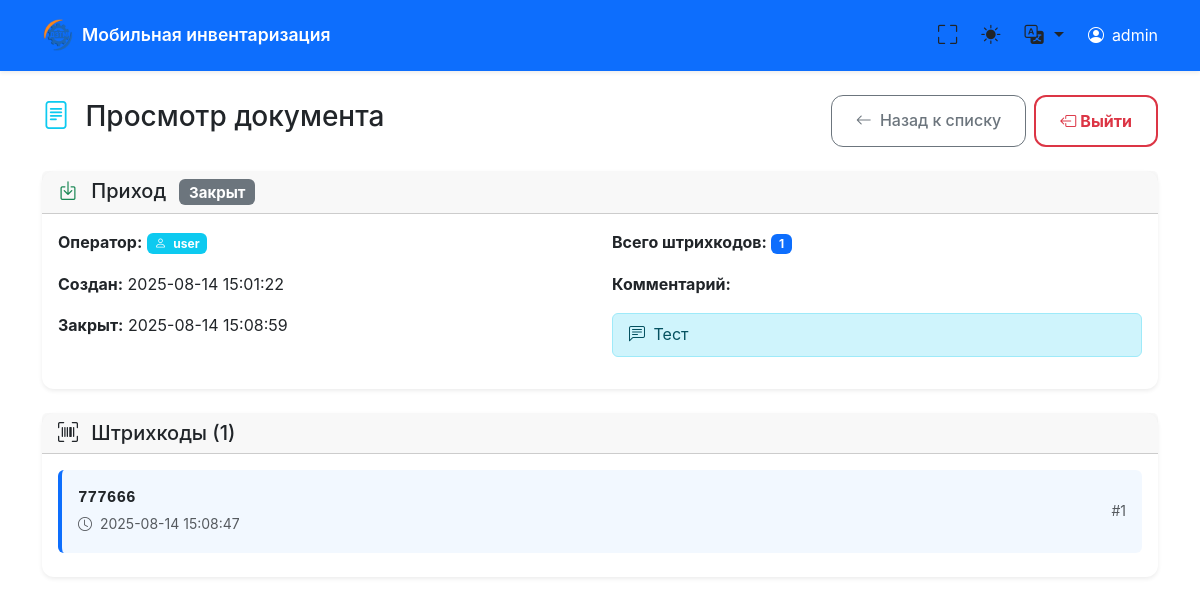
Page /admin/document/1/4 on the committed database.
### tables this page shows
CREATE TABLE users (
            id INTEGER PRIMARY KEY AUTOINCREMENT,
            name TEXT UNIQUE NOT NULL,
            created_at TEXT NOT NULL
        );

CREATE TABLE documents (
            id INTEGER PRIMARY KEY AUTOINCREMENT,
            user_id INTEGER NOT NULL,
            doc_type TEXT NOT NULL,
            status TEXT NOT NULL DEFAULT 'active',
            created_at TEXT NOT NULL,
            closed_at TEXT,
            comment TEXT DEFAULT '',
            FOREIGN KEY (user_id) REFERENCES users (id)
        );

CREATE TABLE barcodes (
            id INTEGER PRIMARY KEY AUTOINCREMENT,
            document_id INTEGER NOT NULL,
            barcode TEXT NOT NULL,
            created_at TEXT NOT NULL,
            FOREIGN KEY (document_id) REFERENCES documents (id)
        );

### main.py (the view)
@app.get("/admin/document/{user_id}/{document_id}", response_class=HTMLResponse)
async def admin_view_document(request: Request, user_id: int, document_id: int):
    conn = get_db_connection()
    cursor = conn.cursor()
    cursor.execute("SELECT id, name FROM users WHERE id = ?", (user_id,))
    user = cursor.fetchone()
    if not user or not is_admin(user['name']):
        conn.close()
        raise HTTPException(status_code=403, detail="Доступ запрещен")
    cursor.execute("""
        SELECT d.*, u.name as user_name
        FROM documents d
        JOIN users u ON d.user_id = u.id
        WHERE d.id = ?
    """, (document_id,))
    document = cursor.fetchone()
    if not document:
        conn.close()
        raise HTTPException(status_code=404, detail="Документ не найден")
    barcodes = get_document_barcodes_sorted(document_id)
    conn.close()
    current_lang = get_user_language(request)
    locale = load_locale(current_lang)
    return templates.TemplateResponse("admin_document.html", {
        "request": request,
        "user": dict(user),
        "document": dict(document),
        "barcodes": barcodes,
        "locale": locale,
        "current_lang": current_lang
    })

### templates/admin_document.html (shortened to what this page needs)
{% extends "base.html" %}
{% block content %}
<div class="row">
    <div class="col-12">
        <div class="d-flex justify-content-between align-items-center mb-4">
            <h1 class="h3">
                <i class="bi bi-file-text text-info me-2"></i>
                Просмотр документа
            </h1>
            <div class="d-flex gap-2">
                <a href="/admin/{{ user.id }}" class="btn btn-outline-secondary">
                    <i class="bi bi-arrow-left me-1"></i>
                    <span class="d-none d-sm-inline">Назад к списку</span>
                </a>
                <a href="/" class="btn btn-outline-danger d-none d-md-inline-flex fw-bold">
                    <i class="bi bi-box-arrow-left me-1"></i>
                    Выйти
                </a>
            </div>
        </div>
    </div>
</div>
<div class="row mb-4">
    <div class="col-12">
        <div class="card">
            <div class="card-header">
                <h5 class="mb-0">
                    {% if document.doc_type == 'Инвентаризация' %}
                        <i class="bi bi-clipboard-check text-primary me-2"></i>
                    {% elif document.doc_type == 'Приход' %}
                        <i class="bi bi-box-arrow-in-down text-success me-2"></i>
                    {% else %}
                        <i class="bi bi-box-arrow-up text-danger me-2"></i>
                    {% endif %}
                    {{ document.doc_type }}
                    {% if document.status == 'active' %}
                        <span class="badge bg-success ms-2">Активный</span>
                    {% else %}
                        <span class="badge bg-secondary ms-2">Закрыт</span>
                    {% endif %}
                </h5>
            </div>
            <div class="card-body">
                <div class="row">
                    <div class="col-md-6">
                        <p><strong>Оператор:</strong>
                            <span class="badge bg-info">
                                <i class="bi bi-person me-1"></i>
                                {{ document.user_name }}
                            </span>
                        </p>
                        <p><strong>Создан:</strong> {{ document.created_at[:19].replace('T', ' ') }}</p>
                        {% if document.closed_at %}
                        <p><strong>Закрыт:</strong> {{ document.closed_at[:19].replace('T', ' ') }}</p>
                        {% endif %}
                    </div>
                    <div class="col-md-6">
                        <p><strong>Всего штрихкодов:</strong>
                            <span class="badge bg-primary">{{ barcodes|length }}</span>
                        </p>
                        {% if document.comment %}
                        <p><strong>Комментарий:</strong></p>
                        <div class="alert alert-info py-2">
                            <i class="bi bi-chat-left-text me-1"></i>
                            {{ document.comment }}
                        </div>
                        {% endif %}
                    </div>
                </div>
            </div>
        </div>
    </div>
</div>
<div class="row">
    <div class="col-12">
        <div class="card">
            <div class="card-header">
                <h5 class="mb-0">
                    <i class="bi bi-upc-scan me-2"></i>
                    Штрихкоды ({{ barcodes|length }})
                </h5>
            </div>
            <div class="card-body">
                {% if barcodes %}
                <div class="row">
                    {% for barcode in barcodes %}
                    <div class="col-12 mb-2">
                        <div class="barcode-item p-3 rounded
                                    ">
                            <div class="d-flex justify-content-between align-items-center">
                                <div class="flex-grow-1">
                                    <div class="d-flex align-items-center">
                                        <strong class="font-monospace me-2">{{ barcode.barcode }}</strong>
                                    </div>
                                    <small class="text-muted">
                                        <i class="bi bi-clock me-1"></i>
                                        {{ barcode.created_at[:19].replace('T', ' ') }}
                                    </small>
                                </div>
                                <div class="text-muted small">
                                    #{{ loop.index }}
                                </div>
                            </div>
                        </div>
                    </div>
                    {% endfor %}
                </div>
                {% else %}
                <div class="text-center py-5">
                    <i class="bi bi-upc-scan text-muted" style="font-size: 4rem;"></i>
                    <h4 class="text-muted mt-3">Штрихкодов нет</h4>
                    <p class="text-muted">В этом документе пока нет отсканированных штрихкодов</p>
                </div>
                {% endif %}
            </div>
        </div>
    </div>
</div>
{% endblock %}

### templates/base.html (shortened to what this page needs)
<!DOCTYPE html>
<html lang="ru" data-bs-theme="light">
<head>
    <link href="https://cdn.jsdelivr.net/npm/bootstrap@5.3.2/dist/css/bootstrap.min.css" rel="stylesheet">
    <link href="https://cdn.jsdelivr.net/npm/bootstrap-icons@1.11.0/font/bootstrap-icons.css" rel="stylesheet">
</head>
<body>
    <nav class="navbar navbar-expand-lg navbar-dark bg-primary">
        <div class="container">
            <div class="d-flex align-items-center">
                <img src="/logo" alt="Логотип" class="logo-svg"
                     style="width: 32px; height: 32px; margin-right: 0.5rem; object-fit: contain;">
                <a class="navbar-brand" href="/">
                    {{ locale.get('app_name', 'Мобильная инвентаризация') }}
                </a>
            </div>
            <div class="d-flex align-items-center">
                <button class="theme-toggle me-2" onclick="toggleFullscreen()" title="Полноэкранный режим">
                    <i class="bi bi-fullscreen" id="fullscreen-icon"></i>
                </button>
                <button class="theme-toggle me-2" onclick="toggleTheme()" title="Переключить тему">
                    <i class="bi bi-sun-fill" id="theme-icon"></i>
                </button>
                <div class="dropdown me-3">
                    <button class="theme-toggle dropdown-toggle" type="button" data-bs-toggle="dropdown" title="Язык">
                        <i class="bi bi-translate"></i>
                    </button>
                </div>
                {% if user %}
                <div class="d-flex align-items-center text-white">
                    <i class="bi bi-person-circle me-2"></i>
                    <span class="d-none d-md-inline">{{ user.name }}</span>
                </div>
                {% endif %}
            </div>
        </div>
    </nav>
    <main class="container mt-4 fade-in">
        {% block content %}{% endblock %}
    </main>
</body>
</html>

### templates/admin_document.html (style rules this page uses)
.btn-outline-danger { border-width: 2px; font-weight: 600; }

### templates/base.html (style rules this page uses)
:root { --primary-color: #0d6efd; --secondary-color: #6c757d; --success-color: #198754; --danger-color: #dc3545; --warning-color: #ffc107; --info-color: #0dcaf0; --light-color: #f8f9fa; --dark-color: #212529; --border-radius: 0.75rem; --box-shadow: 0 0.125rem 0.25rem rgba(0, 0, 0, 0.075); --box-shadow-lg: 0 0.5rem 1rem rgba(0, 0, 0, 0.15); }
body { font-family: -apple-system, BlinkMacSystemFont, 'Segoe UI', Roboto, 'Helvetica Neue', Arial, sans-serif; line-height: 1.6; -webkit-font-smoothing: antialiased; -moz-osx-font-smoothing: grayscale; padding-bottom: env(safe-area-inset-bottom); padding-top: env(safe-area-inset-top); }
.navbar { box-shadow: var(--box-shadow); padding: 0.75rem 0; position: sticky; top: 0; z-index: 1030; }
.navbar-brand { font-weight: 600; font-size: 1.1rem; }
.logo-svg { width: 32px; height: 32px; margin-right: 0.5rem; color: currentColor; }
.card { border: none; box-shadow: var(--box-shadow); border-radius: var(--border-radius); transition: all 0.2s ease; }
.btn { border-radius: var(--border-radius); font-weight: 500; padding: 0.75rem 1.5rem; transition: all 0.2s ease; }
.barcode-item { border-left: 4px solid var(--primary-color); background-color: rgba(13, 110, 253, 0.05); border-radius: 0 var(--border-radius) var(--border-radius) 0; transition: all 0.2s ease; }
.theme-toggle { border: none; background: none; color: inherit; font-size: 1.2rem; padding: 0.5rem; border-radius: 50%; transition: all 0.2s ease; }
.fade-in { animation: fadeIn 0.3s ease-in; }
.btn-outline-danger { border-width: 2px; font-weight: 600; transition: all 0.3s ease; }

### rows in the picture
users: name "admin"
documents: doc_type "Приход", created_at "2025-08-14 15:01:22", closed_at "2025-08-14 15:08:59", comment "Тест"
users: user_name "user"
barcodes: barcode "777666", created_at "2025-08-14 15:08:47"

### other values in the picture
{{ locale.get('app_name', 'Мобильная инвентаризация') }} "Мобильная инвентаризация"
{{ barcodes|length }} "1"
